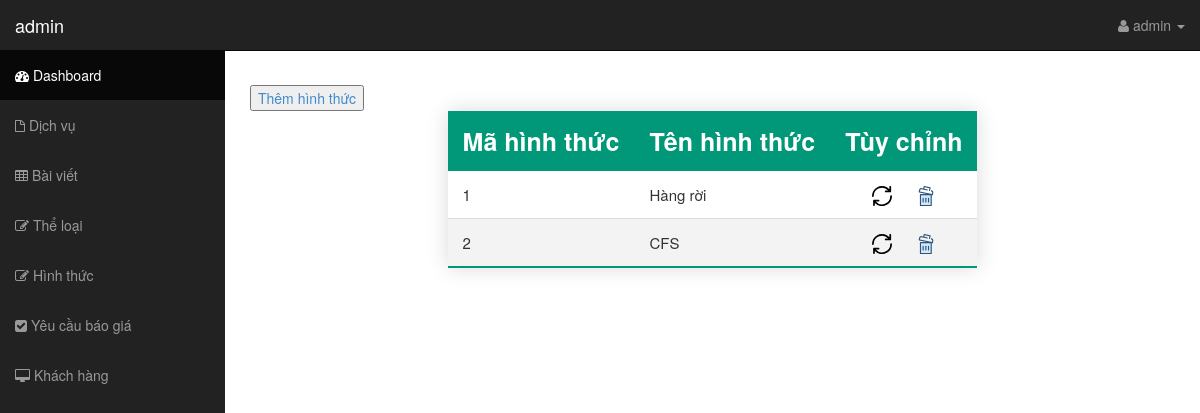
Page /controller/admin.php?view=hinhthuc (signed in) on the committed database.
### tables this page shows
CREATE TABLE `hinhthuc` (
  `mahinhthuc` int(11) NOT NULL,
  `tenhinhthuc` varchar(255) NOT NULL
);

### controller/admin.php (called while the page is built)
<?php
include "../view/admin/header.php";
include "../view/admin/admin.php";
include "../view/admin/footer.php";
?>

### model/thuvien.php (called while the page is built, shortened)
<?php
function showDatabase($pdo, $table) {
	$select = "SELECT * FROM $table";
	$stmt = $pdo->prepare($select);
	$stmt->execute();
	$element = $stmt->fetchAll(PDO::FETCH_ASSOC);
	return $element;
}
?>

### view/admin/hinhthuc.php (the view)
<div>
    <button>
        <a href="../controller/them_ht.php">Thêm hình thức</a>
    </button>
</div>
<table class="styled-table">
    <thead>
        <tr>
            <th>Mã hình thức</th>
            <th>Tên hình thức</th>
            <th>Tùy chỉnh</th>
        </tr>
    </thead>
    <tbody>
        <?php
            $table = "hinhthuc";
            $row = showDatabase($pdo, $table);
            foreach ($row as $value) {
        ?>
            <tr>
                <td><?php echo $value['mahinhthuc'];?></td>
                <td><?php echo $value['tenhinhthuc'];?></td>
                <td class="option">
                    <a class="update" href="../controller/sua_ht.php?mahinhthuc=<?php echo $value['mahinhthuc'];?>" value="">
                        <img src="../view/images/icon/update.svg" title="<?php echo $value['mahinhthuc'];?>" alt="Cập nhật">
                    </a>
                    <a href="../controller/xoa_ht.php?mahinhthuc=<?php echo $value['mahinhthuc'];?>">
                        <img src="../view/images/icon/delete.svg" title="Xóa" alt="Xóa">
                    </a>
                </td>
            </tr>
        <?php } ?>
    </tbody>
</table>

### view/css/sb-admin.css (style rules this page uses)
body { margin-top: 50px; }

### view/css/admin.css (style rules this page uses)
.styled-table { border-collapse: collapse; margin: 0 auto; box-shadow: 0 0 20px rgba(0, 0, 0, 0.15); }
.styled-table thead tr { background: #009879; color: #fff; text-align: left; }
.styled-table th, .styled-table td { padding: 12px 15px; }
.styled-table th { font-size: 2.5rem; }
.styled-table td { font-size: 1.5rem; }
.styled-table tbody tr { border-bottom: 1px solid #dddddd; }
.styled-table tbody tr:nth-of-type(even) { background-color: #f3f3f3; }
.styled-table tbody tr:last-of-type { border-bottom: 2px solid #009879; }
.option { text-align: center; }
.option a { color: blue; margin: 10px; cursor: pointer; text-decoration: none; }
.option a img { width: 20px; }

### rows in the picture
hinhthuc: mahinhthuc "1", tenhinhthuc "Hàng rời"
hinhthuc: mahinhthuc "2", tenhinhthuc "CFS"

### other values in the picture
$username "admin"
